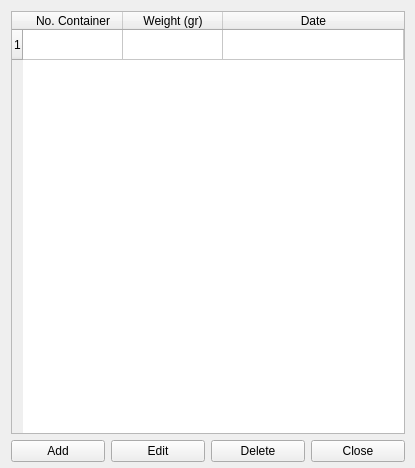
<?xml version="1.0" encoding="UTF-8"?>
<ui version="4.0">
 <class>DBContainer</class>
 <widget class="QWidget" name="DBContainer">
  <property name="enabled">
   <bool>true</bool>
  </property>
  <property name="geometry">
   <rect>
    <x>0</x>
    <y>0</y>
    <width>415</width>
    <height>468</height>
   </rect>
  </property>
  <property name="windowTitle">
   <string>DB Container</string>
  </property>
  <widget class="QWidget" name="layoutWidget">
   <property name="geometry">
    <rect>
     <x>11</x>
     <y>11</y>
     <width>394</width>
     <height>451</height>
    </rect>
   </property>
   <layout class="QGridLayout" name="gridLayout_2">
    <item row="0" column="0">
     <widget class="QTableWidget" name="tableWidget">
      <property name="rowCount">
       <number>1</number>
      </property>
      <attribute name="horizontalHeaderCascadingSectionResizes">
       <bool>true</bool>
      </attribute>
      <attribute name="horizontalHeaderStretchLastSection">
       <bool>true</bool>
      </attribute>
      <row/>
      <column>
       <property name="text">
        <string>No. Container</string>
       </property>
      </column>
      <column>
       <property name="text">
        <string>Weight (gr)</string>
       </property>
      </column>
      <column>
       <property name="text">
        <string>Date</string>
       </property>
      </column>
     </widget>
    </item>
    <item row="1" column="0">
     <layout class="QGridLayout" name="gridLayout">
      <item row="0" column="3">
       <widget class="QPushButton" name="pushButtonClose">
        <property name="text">
         <string>Close</string>
        </property>
       </widget>
      </item>
      <item row="0" column="0">
       <widget class="QPushButton" name="pushButtonAdd">
        <property name="text">
         <string>Add</string>
        </property>
       </widget>
      </item>
      <item row="0" column="1">
       <widget class="QPushButton" name="pushButtonUpdate">
        <property name="text">
         <string>Edit</string>
        </property>
       </widget>
      </item>
      <item row="0" column="2">
       <widget class="QPushButton" name="pushButtonDelete">
        <property name="text">
         <string>Delete</string>
        </property>
       </widget>
      </item>
     </layout>
    </item>
   </layout>
  </widget>
 </widget>
 <resources/>
 <connections>
  <connection>
   <sender>pushButtonClose</sender>
   <signal>clicked()</signal>
   <receiver>DBContainer</receiver>
   <slot>close()</slot>
   <hints>
    <hint type="sourcelabel">
     <x>356</x>
     <y>445</y>
    </hint>
    <hint type="destinationlabel">
     <x>207</x>
     <y>233</y>
    </hint>
   </hints>
  </connection>
 </connections>
</ui>
